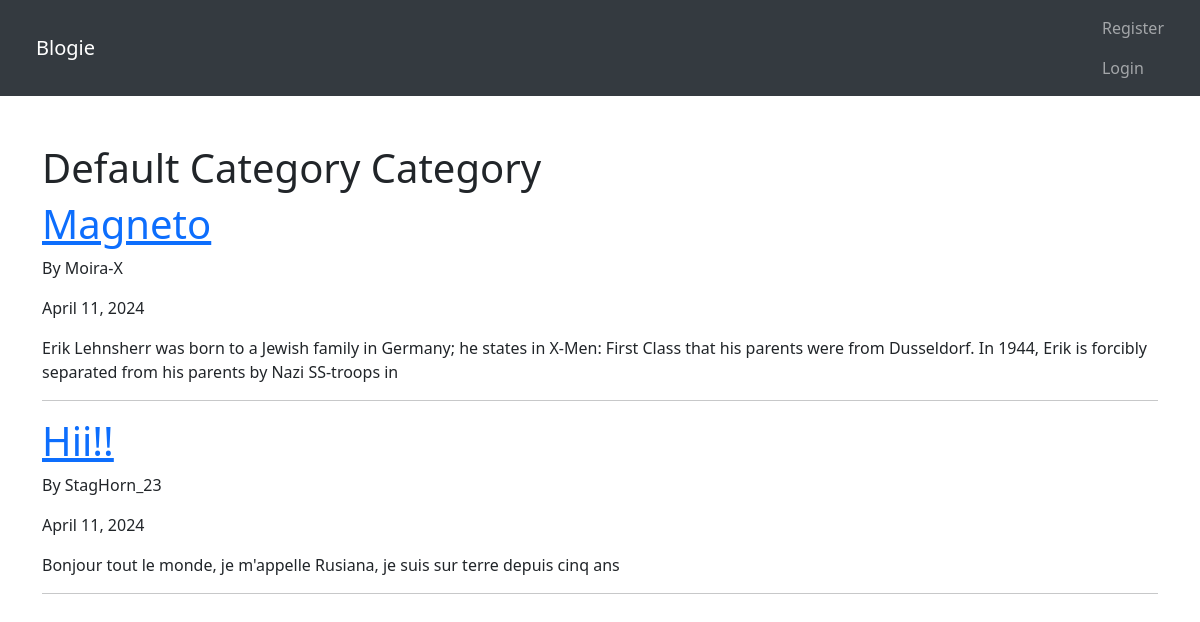
Before: /category/default category with the older database file.
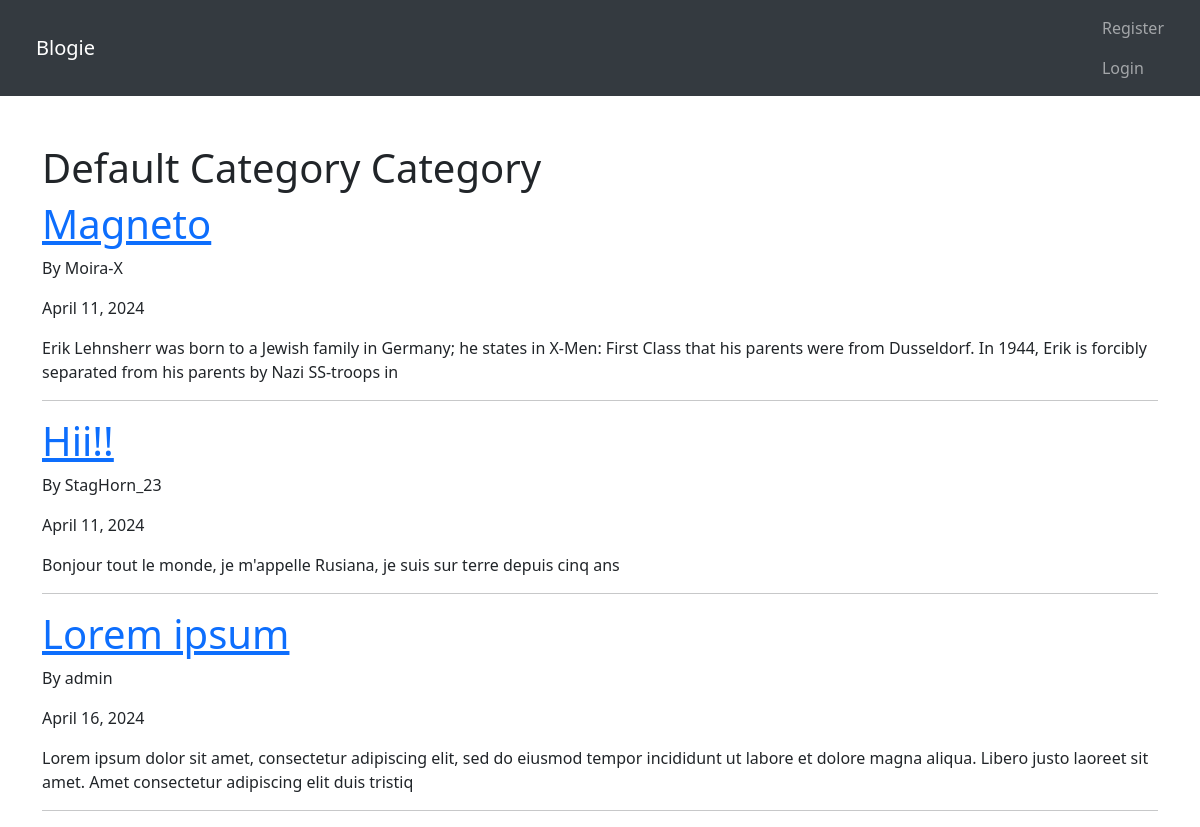
After: the same page with the newer database file.
### blog/models.py (models this page shows, shortened)
class Post(models.Model):
    title = models.CharField(max_length=255)
    title_tag = models.CharField(max_length=255, default='')
    author = models.ForeignKey(User, on_delete=models.CASCADE)
    date_posted = models.DateField(auto_now_add=True)
    body = models.TextField()
    category = models.CharField(max_length=255, default='default category')

### blog/views.py (the view)
# urls.py: path('category/<str:categories>', CategoryView, name = 'category'),
def CategoryView(request, categories):
    category_posts = Post.objects.filter(category = categories)
    return render(request, 'blog/categories.html', {'category': categories.title(), 'category_posts': category_posts})

### blog/templates/blog/categories.html
{% extends "blog/base.html" %}
{% block content %}
{% if category_posts %}
    <h1>{{ category }} Category</h1>
    {% for post in category_posts %}
            <a href="{% url 'article-detail' post.pk %}"><h1>{{ post.title }}</h1></a>
            <p>By {{ post.author }}</p>
            <p>{{ post.date_posted }}</p>
            <p>{{ post.body|slice:":200"|safe }}</p>
            <hr>
    {% endfor %}
{% else %}
    <h2>Sorry Category Not Found</h2>
{% endif %}
{% endblock %}

Changed rows visible on the page:
added Post: title "Lorem ipsum", author "admin", date_posted "April 16, 2024", body "Lorem ipsum dolor sit amet, consectetur adipiscing elit, sed do eiusmod tempor incididunt ut labore et dolore magna aliqua. Libero justo laoreet sit amet. Amet consectetur adipiscing elit duis tristiq"
